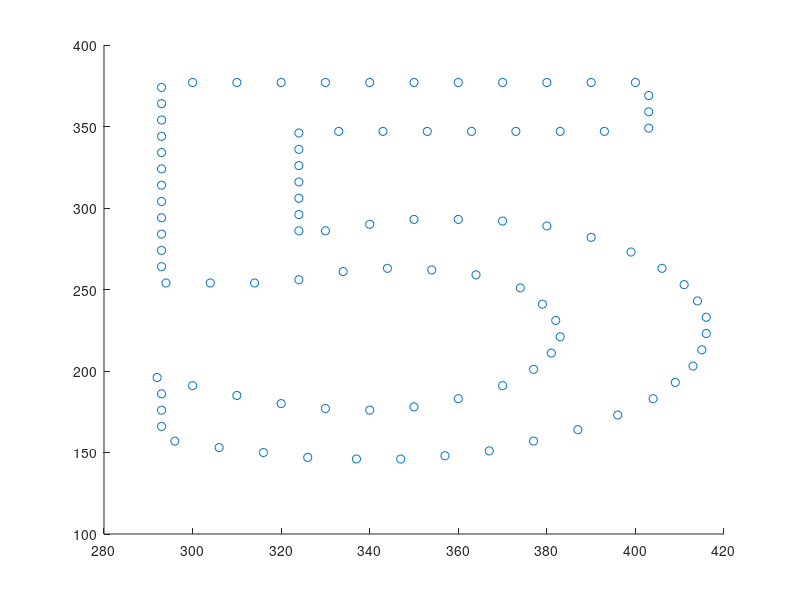

Here is the MATLAB script that generated this plot: (Note: this script raises an error after producing the figure.)
function [] = main() 
    clear;
    clc;

    dimX = [-10, 10];
    dimY = [-5, 5];
    scr = get(0, 'ScreenSize');  
   
    %%%%%%%%%%%%%%%%%%%%%%%%%%%%%%%%%%%%%%%%%%%%%%%
    %   FIVE dataset (94 data points)             %
    %%%%%%%%%%%%%%%%%%%%%%%%%%%%%%%%%%%%%%%%%%%%%%%
    %READ DATA FROM FILE
    data = dlmread('data_five.txt'); % read points from ASCII file
    
    x = data(1:size(data,1), 1);
    y = data(1:size(data,1), 2);
    
    sizez = size(x, 1);
    lin = linspace(0, 6*pi, sizez);
    %choose z-coords along sine curve
    z = -100 + 200 * sin(lin);
    
    fig_five = figure('Name', 'Five Viewer', 'NumberTitle', 'off', 'Position', [50 150 scr(3)/2 scr(3)/3]);
    hold on;
    axis auto;
    plot3(x, y, z, 'o');
    cubicSplines(x, y, z, 1);    
    
    %%%%%%%%%%%%%%%%%%%%%%%%%%%%%%%%%%%%%%%%%%%%%%%
    %   BUNNY dataset (73 data points)            %
    %%%%%%%%%%%%%%%%%%%%%%%%%%%%%%%%%%%%%%%%%%%%%%%
    %READ DATA FROM FILE
    data = dlmread('data_bunny.txt'); % read points from ASCII file
    x = data(1:size(data,1), 1);
    y = data(1:size(data,1), 2);
    
    sizez = size(x, 1);
    lin = linspace(0, 8*pi, sizez);
    %choose z-coords along sine curve
    z = -2*pi + 4*pi * sin(lin);
    
    fig_bunny = figure('Name', 'Bunny Viewer', 'NumberTitle', 'off', 'Position', [50 150 scr(3)/2 scr(3)/3]);
    hold on;
    axis auto;
    plot3(x, y, z, 'o');
    cubicSplines(x, y, z, 1);    
    
    %%%%%%%%%%%%%%%%%%%%%%%%%%%%%%%%%%%%%%%%%%%%%%%
    %   SPIRAL (generated)                        %
    %%%%%%%%%%%%%%%%%%%%%%%%%%%%%%%%%%%%%%%%%%%%%%%
    
    b = 0.3; %tightness
    a = 0; %angle
    N = 7; %num curls
    t = linspace(0, N*2*pi, 100);
    x = t'.* (b * cos(t(:) + a));
    y = t'.* (b * sin(t(:) + a));
    z = -t; %spiral upwards
    
    fig_spiral = figure('Name', 'Spiral Viewer', 'NumberTitle', 'off', 'Position', [50 150 scr(3)/2 scr(3)/3]);
    hold on;
    axis auto;
    plot3(x, y, z, 'o');
    cubicSplines(x, y, z, 0); 
    
    %test points
    %x = [-2, -1.4, -1.0, -0.8, 0.8, 1.3, 1.5];
    %y = [-1.1, -3.4, -2., -0.3, 1.3, 1.8, 3.5];
   
    %%%%%%%%%%%%%%%%%%%%%%%%%%%%%%%%%%%%%%%%%%%%%%%
    %   2D GENERATED NOISY FUNCTION               %
    %%%%%%%%%%%%%%%%%%%%%%%%%%%%%%%%%%%%%%%%%%%%%%%
    x = -25:25;
    abscos = @(x)cos(x).*abs(x);
    [foo, y] = noisyFunction(x, 20., abscos);
    %[foo, y] = noisyFunction(x, 500., @polynomial, [2.8 -0.3 1.4 3.2]);
    fig_poly = figure('Name', '2D Function', 'NumberTitle', 'off', 'Position', [50 150 scr(3)/2 scr(3)/3]);
    hold on;
    axis auto;
    plot(x, y, 'o');
    cubicSplines(x, y); 
    
    %%%%%%%%%%%%%%%%%%%%%%%%%%%%%%%%%%%%%%%%%%%%%%%
    %   MOUSE PICKING                             %
    %%%%%%%%%%%%%%%%%%%%%%%%%%%%%%%%%%%%%%%%%%%%%%%
    
%     fig_picking = figure('Name', 'Pick points', 'NumberTitle', 'off', 'Position', [50 150 scr(3)/2 scr(3)/3]);
%     hold on;
%     axis([dimX dimY]);  
%     
%     mousePicking(fig_picking, @cubicSplines);
end

function [x, y] = mousePicking(fig, fun) 
    % Give instructions
    disp('Left mouse button picks points.')
    disp('Right mouse button picks last point.')
    % Stores integer value for which button is pressed
    % 1 for left, 2 for middle, 3 for right
    
    button = 1; 
    pts = 0;
    
    while button == 1
        pts = pts+1;
        [x(pts), y(pts), button] = ginput(1); %Gets mouse click input
    
        cla(fig);
        plot(x, y, 'o');
        
        if pts == 1 %calculate for >=2 points 
            continue
        end
        
        fun(x, y);
    end
end